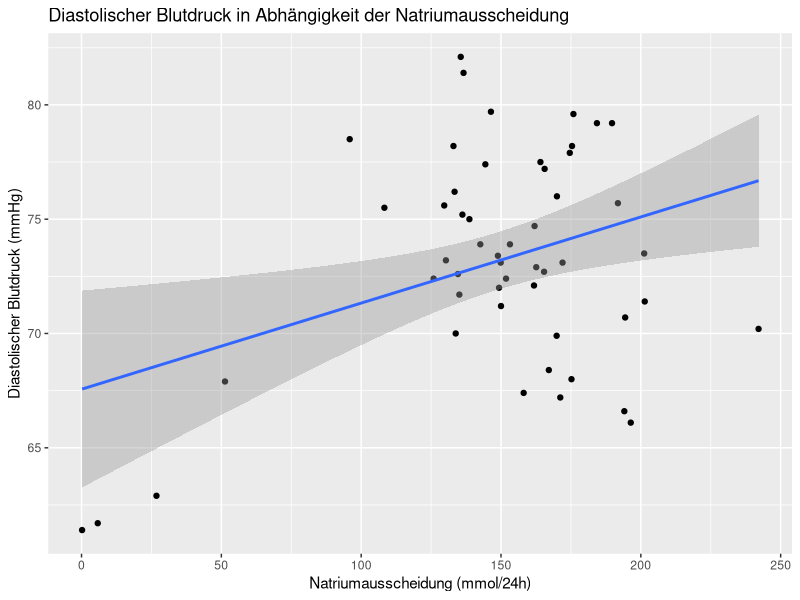
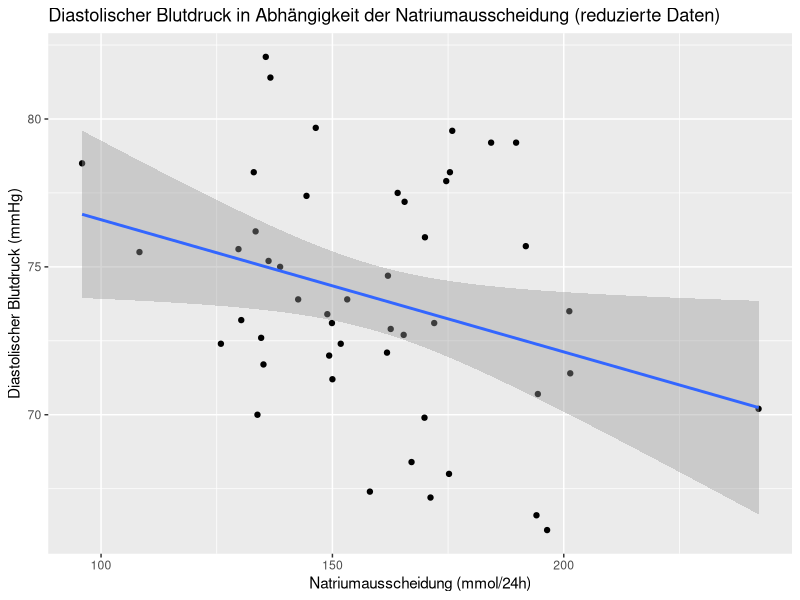
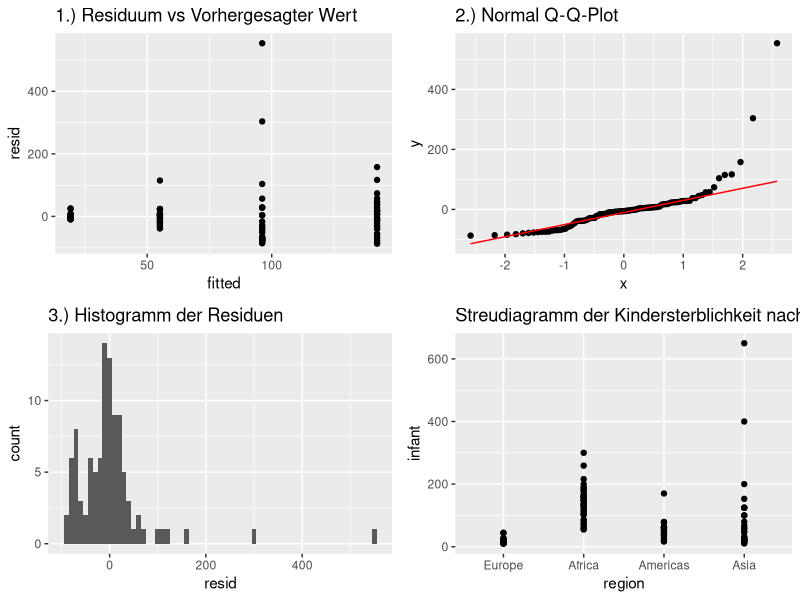
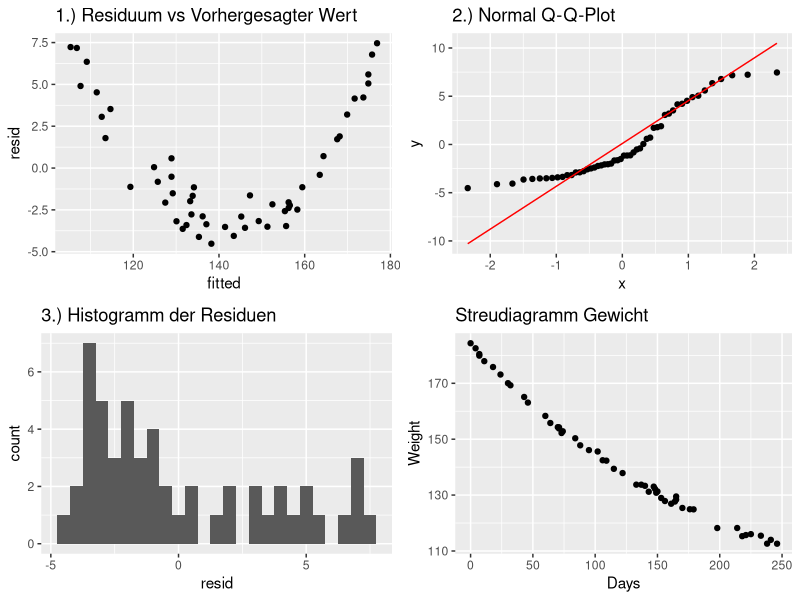
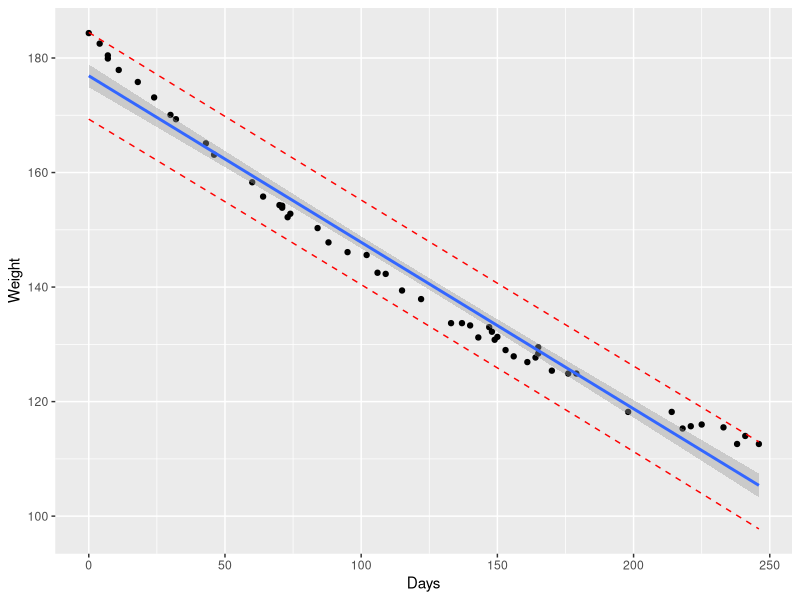
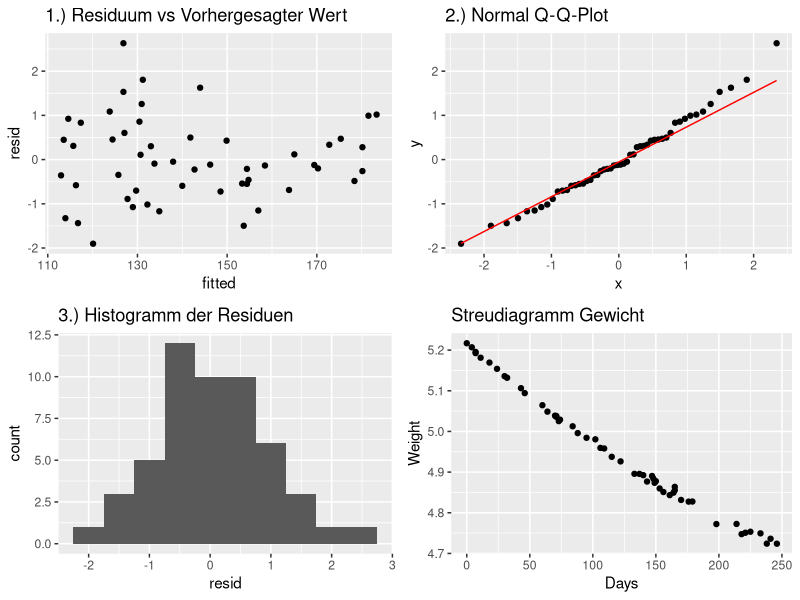

Write R code to recreate these figures, in order.
## ---- chunk 1
# Daten einlesen
intersalt <- read.csv("intersalt.csv", sep = ";", dec = ",")

# Überblick über die Daten
str(intersalt)

# Umwandlung der Variablen vom Typ Character in numerische Variablen
intersalt$b <- as.numeric(intersalt$b)
intersalt$bp <- as.numeric(intersalt$bp)
intersalt$na <- as.numeric(intersalt$na)

# Erstes Modell (alle Datenpunkte)
model_1 <- lm(bp ~ na, data = intersalt)

# Datensatz nach Natriumausscheidung sortieren
intersalt_sorted <- intersalt[order(intersalt$na),]

# Enfernen der ersten vier Datenpunkte
intersalt_m2 <- intersalt_sorted[-c(1:4),]

# Zweites Modell
model_2 <- lm(bp ~ na, data = intersalt_m2)

## ---- chunk 2
# Zusammenfassung und KI-Intervall für model_1
summary(model_1)
confint(model_1)
## ---- chunk 3
# Grafische Darstellung der Regressionsgeraden inkl. Konfidenzintervall für model_1
library(ggplot2)
ggplot(intersalt, aes(x = na, y = bp)) +
  geom_point() +
  geom_smooth(method = "lm", se = TRUE) +
  labs(title = "Diastolischer Blutdruck in Abhängigkeit der Natriumausscheidung",
       x = "Natriumausscheidung (mmol/24h)",
       y = "Diastolischer Blutdruck (mmHg)")

## ---- chunk 4
# Zusammenfassung und KI-Intervall für model_2
summary(model_2)
confint(model_2)

## ---- chunk 5
# Grafische Darstellung der Regressionsgeraden inkl. Konfidenzintervall für model_2
ggplot(intersalt_m2, aes(x = na, y = bp)) +
  geom_point() +
  geom_smooth(method = "lm", se = TRUE) +
  labs(title = "Diastolischer Blutdruck in Abhängigkeit der Natriumausscheidung (reduzierte Daten)",
       x = "Natriumausscheidung (mmol/24h)",
       y = "Diastolischer Blutdruck (mmHg)")
## ---- chunk 6
# Import the data
data <- read.csv2("infant.csv")

# Convert the region variable to a factor
data$region <- as.factor(data$region)

# Set "Europe" as the reference level for the region variable
data$region <- relevel(data$region, ref = "Europe")

# Fit a linear model with infant as a function of region only
model <- lm(infant ~ region, data = data)

# Print the model equation and 95% confidence intervals
summary(model)
confint(model, level=0.95)
## ---- chunk 7
# Interpret the significance of the results
# The p-value for each term tests the null hypothesis that the coefficient is equal to zero (no effect).
# A low p-value (< 0.05) indicates that you can reject the null hypothesis.

# Assess the quality of the model and perform a residual analysis
#par(mfrow=c(2,2))
#plot(model)


# Convert model's data to a data frame
model_data <- data[complete.cases(data), ]  # remove rows with missing values
df <- data.frame(resid = resid(model), fitted = fitted(model),
                 region = model_data$region, infant = model_data$infant)

# Load ggplot2
library(ggplot2)

# Create the four diagnostic plots
# 1. Residuals vs Fitted
p1 <- ggplot(df, aes(fitted, resid)) +
  geom_point() +
  #geom_smooth(se = FALSE) +
  ggtitle("1.) Residuum vs Vorhergesagter Wert")

# 2. Normal Q-Q
p2 <- ggplot(df, aes(sample = resid)) +
  stat_qq() +
  stat_qq_line(colour = "red") +
  ggtitle("2.) Normal Q-Q-Plot")

# 3. Histogram of residuals
p3 <- ggplot(df, aes(x=resid)) +
  geom_histogram(binwidth = 10) +
  ggtitle("3.) Histogramm der Residuen")

# 4. Scatter Plot
p4 <- ggplot(df, aes(x=region, y=infant)) +
  geom_jitter(width=0.0) +
  ggtitle("Streudiagramm der Kindersterblichkeit nach Region")

# Load gridExtra
library(gridExtra)

# Arrange the plots in a 4x1 grid
grid.arrange(p1, p2, p3, p4, nrow = 2)



## ---- chunk 8
#installed_packages <- installed.packages()
#print(installed_packages)
## ---- chunk 9
# Get the model coefficients and their confidence intervals
coef <- coef(model)
conf_int <- confint(model)
names(coef(model))

# Calculate the infant mortality rate for Europe
europe_coef <- coef["(Intercept)"]
europe_conf_int <- conf_int["(Intercept)", ]

# Calculate the infant mortality rate for Africa
africa_coef <- coef["regionAfrica"]
africa_conf_int <- conf_int["regionAfrica", ]

# Print the results
cat("Europa:\n")
cat("Anzahl: ", europe_coef, "\n")
cat("95% KI: ", europe_conf_int, "\n")

cat("Afrika:\n")
cat("Anzahl: ", africa_coef+europe_coef, "\n")
cat("95% KI: ", africa_conf_int+europe_coef, "\n")
## ---- chunk 10
library(readxl)
# Import the data
data <- read_excel("wtloss.xlsx")

# Fit a linear model with infant as a function of region only
model <- lm(Weight ~ Days, data = data)

# Print the model equation and 95% confidence intervals
summary(model)
confint(model, level=0.95)
## ---- chunk 11
# Convert model's data to a data frame
model_data <- data[complete.cases(data), ]  # remove rows with missing values
df <- data.frame(resid = resid(model), fitted = fitted(model),
                 Weight = model_data$Weight, Days = model_data$Days)

# Load ggplot2
library(ggplot2)

# Create the four diagnostic plots
# 1. Residuals vs Fitted
p1 <- ggplot(df, aes(fitted, resid)) +
  geom_point() +
  #geom_smooth(se = FALSE) +
  ggtitle("1.) Residuum vs Vorhergesagter Wert")

# 2. Normal Q-Q
p2 <- ggplot(df, aes(sample = resid)) +
  stat_qq() +
  stat_qq_line(colour = "red") +
  ggtitle("2.) Normal Q-Q-Plot")

# 3. Histogram of residuals
p3 <- ggplot(df, aes(x=resid)) +
  geom_histogram(binwidth = 0.5) +
  ggtitle("3.) Histogramm der Residuen")

# 4. Scatter Plot
p4 <- ggplot(df, aes(x=Days, y=Weight)) +
  geom_jitter(width=0.0) +
  ggtitle("Streudiagramm Gewicht")

# Load gridExtra
library(gridExtra)

# Arrange the plots in a 4x1 grid
grid.arrange(p1, p2, p3, p4, nrow = 2)
## ---- chunk 12
# 1. Add predictions 
pred.int <- predict(model, interval = "prediction")
mydata <- cbind(data, pred.int)
# 2. Regression line + confidence intervals
library("ggplot2")
p <- ggplot(mydata, aes(x=Days, y=Weight)) +
  geom_point() +
  stat_smooth(method = lm)
# 3. Add prediction intervals
p + geom_line(aes(y = lwr), color = "red", linetype = "dashed")+
    geom_line(aes(y = upr), color = "red", linetype = "dashed")
## ---- chunk 13
# Load necessary library
library(caret)

# Drop the first row to avoid singularity in logarithmic model
new_data <- data[-1, ]

# Fit different types of models
linear_model <- lm(Weight ~ Days, data = data)
logarithmic_model <- lm(Weight ~ log(Days), data = new_data)
quadratic_model <- lm(Weight ~ poly(Days, 2), data = data)
cubic_model <- lm(Weight ~ poly(Days, 3), data = data)
fifth_order_model <- lm(Weight ~ poly(Days, 5), data = data)

# List of models
models <- list(linear_model, logarithmic_model, quadratic_model, cubic_model, fifth_order_model)

# Calculate R^2 and RMSE for each model
for (model in models) {
  print(summary(model)$r.squared) # R^2
  print(summary(model)$adj.r.squared) # Adjusted R^2
  print(sqrt(mean(resid(model)^2))) # RMSE
  cat("\n")
}
## ---- chunk 14

# Calculate the logarithm of a column and overwrite the old values
log_data = data
log_data$Weight <- log(data$Weight)

# Convert model's data to a data frame
model_data <- data[complete.cases(data), ]  # remove rows with missing values
df <- data.frame(resid = resid(models[[3]]), fitted = fitted(models[[3]]),
                 Weight = log_data$Weight, Days = log_data$Days)

# Load ggplot2
library(ggplot2)

# Create the four diagnostic plots
# 1. Residuals vs Fitted
p1 <- ggplot(df, aes(fitted, resid)) +
  geom_point() +
  #geom_smooth(se = FALSE) +
  ggtitle("1.) Residuum vs Vorhergesagter Wert")

# 2. Normal Q-Q
p2 <- ggplot(df, aes(sample = resid)) +
  stat_qq() +
  stat_qq_line(colour = "red") +
  ggtitle("2.) Normal Q-Q-Plot")

# 3. Histogram of residuals
p3 <- ggplot(df, aes(x=resid)) +
  geom_histogram(binwidth = 0.5) +
  ggtitle("3.) Histogramm der Residuen")

# 4. Scatter Plot
p4 <- ggplot(df, aes(x=Days, y=Weight)) +
  geom_jitter(width=0.0) +
  ggtitle("Streudiagramm Gewicht")

# Load gridExtra
library(gridExtra)

# Arrange the plots in a 4x1 grid
grid.arrange(p1, p2, p3, p4, nrow = 2)
## ---- chunk 15
# Define new data frame with the single x value
new_data <- data.frame(Days = c(30,200))

# Calculate predicted y value with confidence interval
confidence_interval <- predict(models[[1]], newdata = new_data, interval = "confidence")

# Calculate predicted y value with prediction interval
prediction_interval <- predict(models[[1]], newdata = new_data, interval = "prediction")

# Print the results
print(confidence_interval)
print(prediction_interval)
## ---- chunk 16
# Define new data frame with the single x value
new_data <- data.frame(Days = c(30,200))

# Calculate predicted y value with confidence interval
confidence_interval <- predict(models[[3]], newdata = new_data, interval = "confidence")

# Calculate predicted y value with prediction interval
prediction_interval <- predict(models[[3]], newdata = new_data, interval = "prediction")

# Print the results
print(confidence_interval)
print(prediction_interval)
